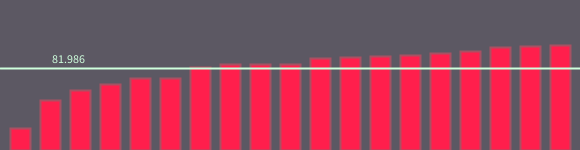
Frame 1 (no input)
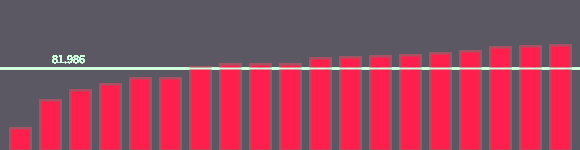
Frame 60 (the mouse pressed at the canvas centre just before this capture)
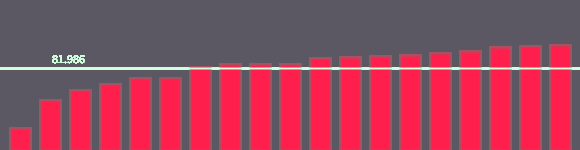
Frame 120 (the mouse held since frame 60 and released just before this capture)

The Processing sketch that drew these frames (run headless with seeded random() and noise(); from frame 60 on, the mouse is pressed at the canvas centre):

// Processing sketch: processing_76166
// ── processing_76166.pde

//andrea gershuny
//assignment 08c: averaging
//average score: 81.98631

float scores[] = {
  21.43, 50.00, 59.52, 65.48, 71.43, 71.43, 82.74, 85.71,
  85.71, 85.71, 91.67, 92.86, 93.45, 94.64, 96.43, 98.81,
  102.98, 103.57, 104.17};
  
color backgroundColor = #5C5863;
color fillColor = #FF1F4C;
color outlineColor = #A85163;
color textColor = #CFFFDD;
color averageLineColor = #CFFFDD;

float sumOfValues;
float averageValue;

void setup(){
  size(580,150);
  background(backgroundColor);
  
  for (int i=0; i<19; i++){
  sumOfValues += scores[i];
  }
  
  averageValue = sumOfValues/19;
  //println(averageValue);
}

void draw(){
  int margin = 30;
  stroke(outlineColor);
  fill(fillColor);
  strokeWeight(2);
  int leftEdge;
  
  for (int i=0; i<19; i++){
    leftEdge = i*margin+10;
    rect(leftEdge,height, 20,-scores[i]);
  }
  stroke(averageLineColor);
  line(0,height-averageValue, width,height-averageValue);
  fill(averageLineColor);
  //textSize(17);
  text(averageValue, 50,height-averageValue-5);
}
